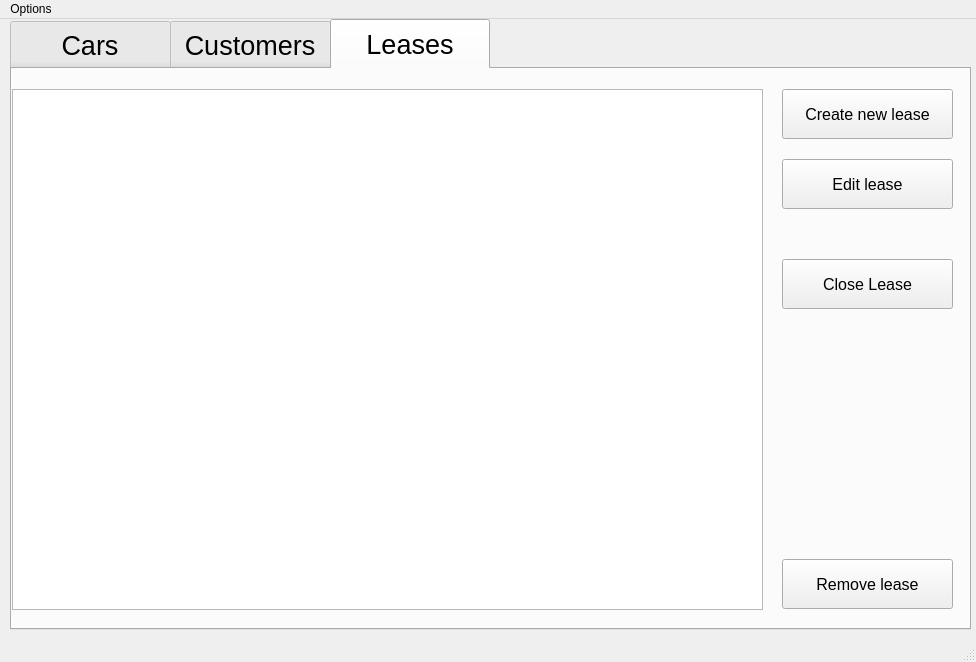
<?xml version="1.0" encoding="UTF-8"?>
<ui version="4.0">
 <class>MainWindow</class>
 <widget class="QMainWindow" name="MainWindow">
  <property name="geometry">
   <rect>
    <x>0</x>
    <y>0</y>
    <width>976</width>
    <height>662</height>
   </rect>
  </property>
  <property name="minimumSize">
   <size>
    <width>1</width>
    <height>1</height>
   </size>
  </property>
  <property name="maximumSize">
   <size>
    <width>3840</width>
    <height>2160</height>
   </size>
  </property>
  <property name="windowTitle">
   <string>MainWindow</string>
  </property>
  <property name="windowOpacity">
   <double>1.000000000000000</double>
  </property>
  <widget class="QWidget" name="centralwidget">
   <widget class="QTabWidget" name="NavTabs">
    <property name="geometry">
     <rect>
      <x>10</x>
      <y>0</y>
      <width>961</width>
      <height>611</height>
     </rect>
    </property>
    <property name="font">
     <font>
      <pointsize>20</pointsize>
     </font>
    </property>
    <property name="styleSheet">
     <string notr="true">QTabBar::tab { width: 160px; height: 50px; }</string>
    </property>
    <property name="tabPosition">
     <enum>QTabWidget::North</enum>
    </property>
    <property name="tabShape">
     <enum>QTabWidget::Rounded</enum>
    </property>
    <property name="currentIndex">
     <number>2</number>
    </property>
    <property name="elideMode">
     <enum>Qt::ElideNone</enum>
    </property>
    <widget class="QWidget" name="Cars">
     <attribute name="title">
      <string>Cars</string>
     </attribute>
     <widget class="QPushButton" name="NewCarBtn">
      <property name="geometry">
       <rect>
        <x>770</x>
        <y>20</y>
        <width>171</width>
        <height>50</height>
       </rect>
      </property>
      <property name="font">
       <font>
        <pointsize>12</pointsize>
       </font>
      </property>
      <property name="text">
       <string>Add new car</string>
      </property>
     </widget>
     <widget class="QPushButton" name="EdtCarBtn">
      <property name="geometry">
       <rect>
        <x>770</x>
        <y>90</y>
        <width>171</width>
        <height>50</height>
       </rect>
      </property>
      <property name="font">
       <font>
        <pointsize>12</pointsize>
       </font>
      </property>
      <property name="text">
       <string>Edit car</string>
      </property>
     </widget>
     <widget class="QPushButton" name="DelCarBtn">
      <property name="geometry">
       <rect>
        <x>770</x>
        <y>490</y>
        <width>171</width>
        <height>50</height>
       </rect>
      </property>
      <property name="font">
       <font>
        <pointsize>12</pointsize>
       </font>
      </property>
      <property name="text">
       <string>Remove car</string>
      </property>
     </widget>
     <widget class="QTableWidget" name="CarTable">
      <property name="geometry">
       <rect>
        <x>0</x>
        <y>20</y>
        <width>751</width>
        <height>521</height>
       </rect>
      </property>
      <property name="editTriggers">
       <set>QAbstractItemView::NoEditTriggers</set>
      </property>
      <property name="selectionMode">
       <enum>QAbstractItemView::SingleSelection</enum>
      </property>
      <property name="selectionBehavior">
       <enum>QAbstractItemView::SelectRows</enum>
      </property>
      <property name="sortingEnabled">
       <bool>true</bool>
      </property>
     </widget>
    </widget>
    <widget class="QWidget" name="Customers">
     <attribute name="title">
      <string>Customers</string>
     </attribute>
     <widget class="QPushButton" name="NewCustBtn">
      <property name="geometry">
       <rect>
        <x>770</x>
        <y>20</y>
        <width>171</width>
        <height>50</height>
       </rect>
      </property>
      <property name="font">
       <font>
        <pointsize>12</pointsize>
       </font>
      </property>
      <property name="text">
       <string>Register new customer</string>
      </property>
     </widget>
     <widget class="QPushButton" name="EdtCustBtn">
      <property name="geometry">
       <rect>
        <x>770</x>
        <y>90</y>
        <width>171</width>
        <height>50</height>
       </rect>
      </property>
      <property name="font">
       <font>
        <pointsize>12</pointsize>
       </font>
      </property>
      <property name="text">
       <string>Edit customer</string>
      </property>
     </widget>
     <widget class="QPushButton" name="DelCustBtn">
      <property name="geometry">
       <rect>
        <x>770</x>
        <y>490</y>
        <width>171</width>
        <height>50</height>
       </rect>
      </property>
      <property name="font">
       <font>
        <pointsize>12</pointsize>
       </font>
      </property>
      <property name="text">
       <string>Delete customer</string>
      </property>
     </widget>
     <widget class="QTableWidget" name="CustTable">
      <property name="geometry">
       <rect>
        <x>0</x>
        <y>20</y>
        <width>751</width>
        <height>521</height>
       </rect>
      </property>
      <property name="autoFillBackground">
       <bool>false</bool>
      </property>
      <property name="editTriggers">
       <set>QAbstractItemView::NoEditTriggers</set>
      </property>
      <property name="selectionMode">
       <enum>QAbstractItemView::SingleSelection</enum>
      </property>
      <property name="selectionBehavior">
       <enum>QAbstractItemView::SelectRows</enum>
      </property>
      <property name="sortingEnabled">
       <bool>true</bool>
      </property>
     </widget>
    </widget>
    <widget class="QWidget" name="Leases">
     <attribute name="title">
      <string>Leases</string>
     </attribute>
     <widget class="QPushButton" name="NewLeaseBtn">
      <property name="geometry">
       <rect>
        <x>770</x>
        <y>20</y>
        <width>171</width>
        <height>50</height>
       </rect>
      </property>
      <property name="font">
       <font>
        <pointsize>12</pointsize>
       </font>
      </property>
      <property name="text">
       <string>Create new lease</string>
      </property>
     </widget>
     <widget class="QPushButton" name="EdtLeaseBtn">
      <property name="geometry">
       <rect>
        <x>770</x>
        <y>90</y>
        <width>171</width>
        <height>50</height>
       </rect>
      </property>
      <property name="font">
       <font>
        <pointsize>12</pointsize>
       </font>
      </property>
      <property name="text">
       <string>Edit lease</string>
      </property>
     </widget>
     <widget class="QPushButton" name="DelLeaseBtn">
      <property name="geometry">
       <rect>
        <x>770</x>
        <y>490</y>
        <width>171</width>
        <height>50</height>
       </rect>
      </property>
      <property name="font">
       <font>
        <pointsize>12</pointsize>
       </font>
      </property>
      <property name="text">
       <string>Remove lease</string>
      </property>
     </widget>
     <widget class="QTableWidget" name="LeaseTable">
      <property name="geometry">
       <rect>
        <x>0</x>
        <y>20</y>
        <width>751</width>
        <height>521</height>
       </rect>
      </property>
      <property name="editTriggers">
       <set>QAbstractItemView::NoEditTriggers</set>
      </property>
      <property name="selectionBehavior">
       <enum>QAbstractItemView::SelectRows</enum>
      </property>
      <property name="gridStyle">
       <enum>Qt::SolidLine</enum>
      </property>
      <property name="sortingEnabled">
       <bool>true</bool>
      </property>
     </widget>
     <widget class="QPushButton" name="ClsLeaseBtn">
      <property name="geometry">
       <rect>
        <x>770</x>
        <y>190</y>
        <width>171</width>
        <height>50</height>
       </rect>
      </property>
      <property name="font">
       <font>
        <pointsize>12</pointsize>
       </font>
      </property>
      <property name="text">
       <string>Close Lease</string>
      </property>
     </widget>
    </widget>
   </widget>
  </widget>
  <widget class="QStatusBar" name="statusbar"/>
  <widget class="QMenuBar" name="Options">
   <property name="geometry">
    <rect>
     <x>0</x>
     <y>0</y>
     <width>976</width>
     <height>17</height>
    </rect>
   </property>
   <widget class="QMenu" name="menuOptions">
    <property name="title">
     <string>Options</string>
    </property>
    <addaction name="separator"/>
    <addaction name="actionExport"/>
    <addaction name="actionImport"/>
   </widget>
   <addaction name="menuOptions"/>
  </widget>
  <action name="actionExport">
   <property name="text">
    <string>Export</string>
   </property>
  </action>
  <action name="actionImport">
   <property name="text">
    <string>Import</string>
   </property>
  </action>
 </widget>
 <resources/>
 <connections/>
</ui>
